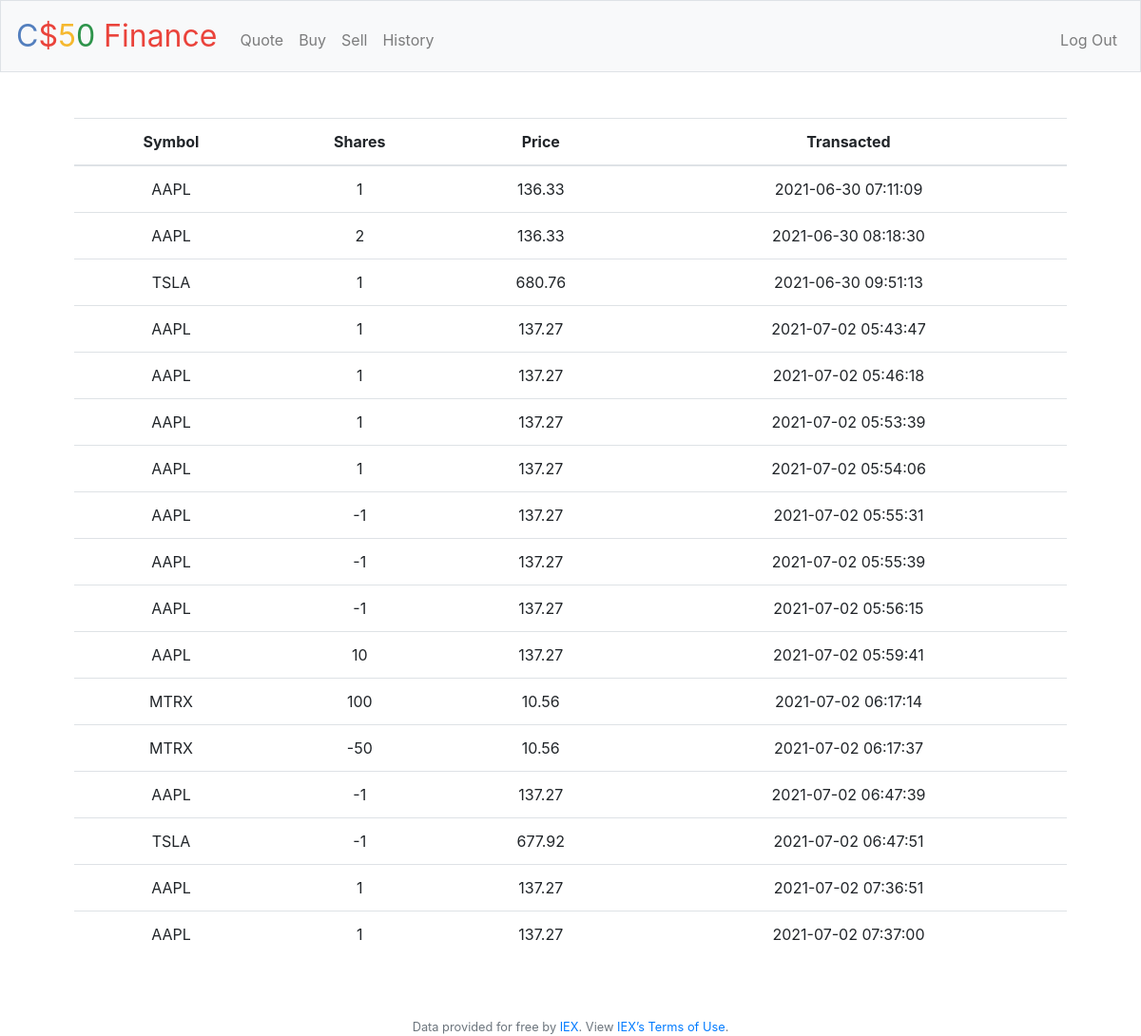
Screenshot of /history (signed in) with the database file from the repository.
### tables this page shows
CREATE TABLE transactions (
    user_id INT,
    symbol TEXT NOT NULL,
    shares INT NOT NULL,
    price INT NOT NULL,
    total INT NOT NULL,
    time TEXT NOT NULL
);

### application.py (the view)
@app.route("/history")
@login_required
def history():
    history = db.execute("SELECT symbol, shares, price, time FROM transactions WHERE user_id = ?", session["user_id"])
    return render_template("history.html", history=history)

### application.py (called while the page is built)
@app.after_request
def after_request(response):
    response.headers["Cache-Control"] = "no-cache, no-store, must-revalidate"
    response.headers["Expires"] = 0
    response.headers["Pragma"] = "no-cache"
    return response

### helpers.py (called while the page is built)
def login_required(f):
    @wraps(f)
    def decorated_function(*args, **kwargs):
        if session.get("user_id") is None:
            return redirect("/login")
        return f(*args, **kwargs)
    return decorated_function

### templates/history.html (shortened to what this page needs)
{% extends "layout.html" %}
{% block main %}
    <table class = "table">
        <thead>
            <tr>
                <th>Symbol</th>
                <th>Shares</th>
                <th>Price</th>
                <th>Transacted</th>
            </tr>
        </thead>
        <tbody>
            {% for row in history %}
                <tr>
                    <td>{{row.symbol}}</td>
                    <td>{{row.shares}}</td>
                    <td>{{row.price}}</td>
                    <td>{{row.time}}</td>
                </tr>
            {% endfor %}
        </tbody>
    </table>
{% endblock %}

### templates/layout.html (shortened to what this page needs)
<!DOCTYPE html>
<html lang="en">
    <head>
        <link rel="stylesheet" href="https://cdn.jsdelivr.net/npm/bootstrap@4.5.3/dist/css/bootstrap.min.css">
        <link href="/static/styles.css" rel="stylesheet">
    </head>
    <body>
        <nav class="navbar navbar-expand-md navbar-light bg-light border">
            <a class="navbar-brand" href="/"><span class="blue">C</span><span class="red">$</span><span class="yellow">5</span><span class="green">0</span> <span class="red">Finance</span></a>
            <div class="collapse navbar-collapse" id="navbar">
                {% if session.user_id %}
                    <ul class="navbar-nav mr-auto mt-2">
                        <li class="nav-item"><a class="nav-link" href="/quote">Quote</a></li>
                        <li class="nav-item"><a class="nav-link" href="/buy">Buy</a></li>
                        <li class="nav-item"><a class="nav-link" href="/sell">Sell</a></li>
                        <li class="nav-item"><a class="nav-link" href="/history">History</a></li>
                    </ul>
                    <ul class="navbar-nav ml-auto mt-2">
                        <li class="nav-item"><a class="nav-link" href="/logout">Log Out</a></li>
                    </ul>
                {% else %}
                    <ul class="navbar-nav ml-auto mt-2">
                        <li class="nav-item"><a class="nav-link" href="/register">Register</a></li>
                        <li class="nav-item"><a class="nav-link" href="/login">Log In</a></li>
                    </ul>
                {% endif %}
            </div>
        </nav>
        <main class="container p-5">
            {% block main %}{% endblock %}
        </main>
        <footer class="small text-center text-muted">
            Data provided for free by <a href="https://iextrading.com/developer">IEX</a>. View <a href="https://iextrading.com/api-exhibit-a/">IEX’s Terms of Use</a>.
        </footer>
    </body>
</html>

### static/styles.css (style rules this page uses)
nav .navbar-brand { font-size: xx-large; }
nav .navbar-brand .blue { color: #537fbe; }
nav .navbar-brand .red { color: #ea433b; }
nav .navbar-brand .yellow { color: #f5b82e; }
nav .navbar-brand .green { color: #2e944b; }
main { overflow-x: auto; text-align: center; }

### rows the page displays
transactions: symbol "AAPL", shares "1", price "136.33", time "2021-06-30 07:11:09"
transactions: symbol "AAPL", shares "2", price "136.33", time "2021-06-30 08:18:30"
transactions: symbol "TSLA", shares "1", price "680.76", time "2021-06-30 09:51:13"
transactions: symbol "AAPL", shares "1", price "137.27", time "2021-07-02 05:43:47"
transactions: symbol "AAPL", shares "1", price "137.27", time "2021-07-02 05:46:18"
transactions: symbol "AAPL", shares "1", price "137.27", time "2021-07-02 05:53:39"
transactions: symbol "AAPL", shares "1", price "137.27", time "2021-07-02 05:54:06"
transactions: symbol "AAPL", shares "-1", price "137.27", time "2021-07-02 05:55:31"
transactions: symbol "AAPL", shares "-1", price "137.27", time "2021-07-02 05:55:39"
transactions: symbol "AAPL", shares "-1", price "137.27", time "2021-07-02 05:56:15"
transactions: symbol "AAPL", shares "10", price "137.27", time "2021-07-02 05:59:41"
transactions: symbol "MTRX", shares "100", price "10.56", time "2021-07-02 06:17:14"
transactions: symbol "MTRX", shares "-50", price "10.56", time "2021-07-02 06:17:37"
transactions: symbol "AAPL", shares "-1", price "137.27", time "2021-07-02 06:47:39"
transactions: symbol "TSLA", shares "-1", price "677.92", time "2021-07-02 06:47:51"
transactions: symbol "AAPL", shares "1", price "137.27", time "2021-07-02 07:36:51"
transactions: symbol "AAPL", shares "1", price "137.27", time "2021-07-02 07:37:00"
